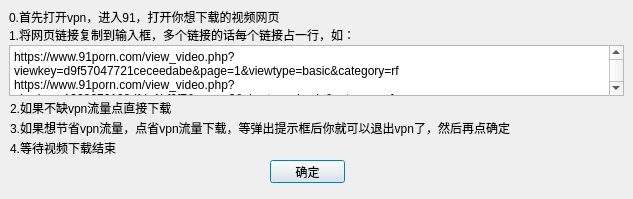
<?xml version="1.0" encoding="UTF-8"?>
<ui version="4.0">
 <class>Dialog</class>
 <widget class="QDialog" name="Dialog">
  <property name="geometry">
   <rect>
    <x>0</x>
    <y>0</y>
    <width>633</width>
    <height>199</height>
   </rect>
  </property>
  <property name="windowTitle">
   <string>Dialog</string>
  </property>
  <widget class="QLabel" name="label">
   <property name="geometry">
    <rect>
     <x>9</x>
     <y>27</y>
     <width>348</width>
     <height>16</height>
    </rect>
   </property>
   <property name="text">
    <string>1.将网页链接复制到输入框，多个链接的话每个链接占一行，如：</string>
   </property>
  </widget>
  <widget class="QTextBrowser" name="textBrowser">
   <property name="geometry">
    <rect>
     <x>9</x>
     <y>45</y>
     <width>615</width>
     <height>51</height>
    </rect>
   </property>
   <property name="html">
    <string>&lt;!DOCTYPE HTML PUBLIC &quot;-//W3C//DTD HTML 4.0//EN&quot; &quot;http://www.w3.org/TR/REC-html40/strict.dtd&quot;&gt;
&lt;html&gt;&lt;head&gt;&lt;meta name=&quot;qrichtext&quot; content=&quot;1&quot; /&gt;&lt;style type=&quot;text/css&quot;&gt;
p, li { white-space: pre-wrap; }
&lt;/style&gt;&lt;/head&gt;&lt;body style=&quot; font-family:'SimSun'; font-size:9pt; font-weight:400; font-style:normal;&quot;&gt;
&lt;p style=&quot; margin-top:0px; margin-bottom:0px; margin-left:0px; margin-right:0px; -qt-block-indent:0; text-indent:0px;&quot;&gt;https://www.91porn.com/view_video.php?viewkey=d9f57047721ceceedabe&amp;amp;page=1&amp;amp;viewtype=basic&amp;amp;category=rf&lt;/p&gt;
&lt;p style=&quot; margin-top:0px; margin-bottom:0px; margin-left:0px; margin-right:0px; -qt-block-indent:0; text-indent:0px;&quot;&gt;https://www.91porn.com/view_video.php?viewkey=1338676198dfde1bf0f7&amp;amp;page=3&amp;amp;viewtype=basic&amp;amp;category=rf&lt;/p&gt;&lt;/body&gt;&lt;/html&gt;</string>
   </property>
  </widget>
  <widget class="QLabel" name="label_2">
   <property name="geometry">
    <rect>
     <x>10</x>
     <y>100</y>
     <width>162</width>
     <height>16</height>
    </rect>
   </property>
   <property name="text">
    <string>2.如果不缺vpn流量点直接下载</string>
   </property>
  </widget>
  <widget class="QLabel" name="label_3">
   <property name="geometry">
    <rect>
     <x>10</x>
     <y>120</y>
     <width>541</width>
     <height>16</height>
    </rect>
   </property>
   <property name="text">
    <string>3.如果想节省vpn流量，点省vpn流量下载，等弹出提示框后你就可以退出vpn了，然后再点确定</string>
   </property>
  </widget>
  <widget class="QLabel" name="label_4">
   <property name="geometry">
    <rect>
     <x>9</x>
     <y>9</y>
     <width>270</width>
     <height>16</height>
    </rect>
   </property>
   <property name="text">
    <string>0.首先打开vpn，进入91，打开你想下载的视频网页</string>
   </property>
  </widget>
  <widget class="QLabel" name="label_5">
   <property name="geometry">
    <rect>
     <x>10</x>
     <y>140</y>
     <width>108</width>
     <height>16</height>
    </rect>
   </property>
   <property name="text">
    <string>4.等待视频下载结束</string>
   </property>
  </widget>
  <widget class="QPushButton" name="pushButton">
   <property name="geometry">
    <rect>
     <x>270</x>
     <y>160</y>
     <width>75</width>
     <height>23</height>
    </rect>
   </property>
   <property name="text">
    <string>确定</string>
   </property>
  </widget>
 </widget>
 <resources/>
 <connections/>
</ui>
